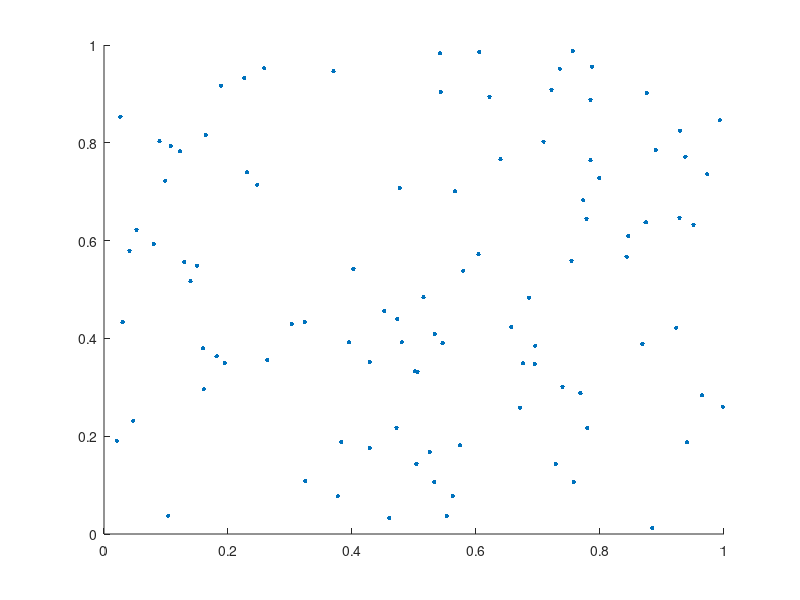
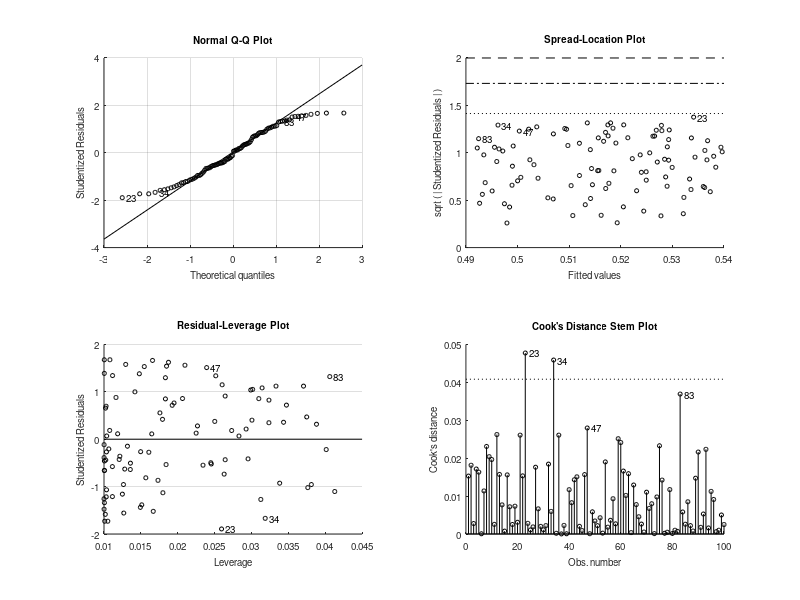

The MATLAB script that drew these images, in order: (Note: this script raises an error after producing the figures.)
%% This m-file is to plot variables in dataset.mat and find correlations

rand_x=rand(100,1);
rand_y=rand(100,1);

sz=100;
figure('Color',[1 1 1])
scatter(rand_x,rand_y,sz,'.k')
mdl=fitlm(rand_x,rand_y);
hold
plot(mdl,'Marker','none')
xlabel('data (a.u.)')
ylabel('data (a.u.)')
title('Random Data')
% xlim([0 1]);
% ylim([3 7]);
x=xlim;
y=ylim;
txt=['R^2 =' num2str(mdl.Rsquared.Adjusted,'%4.3f')];
text((x(1,1)+((x(1,2)-x(1,1))*0.05)),(y(1,2)-((y(1,2)-y(1,1))*0.05)),txt);
legend('off') 
